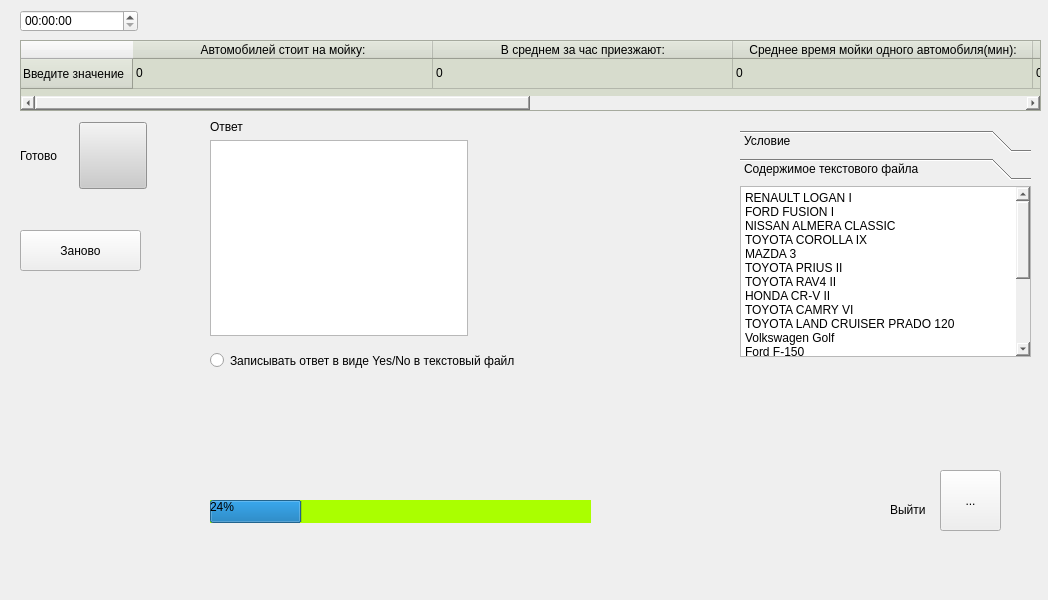
<?xml version="1.0" encoding="UTF-8"?>
<ui version="4.0">
 <class>MainWindow</class>
 <widget class="QMainWindow" name="MainWindow">
  <property name="geometry">
   <rect>
    <x>0</x>
    <y>0</y>
    <width>1048</width>
    <height>600</height>
   </rect>
  </property>
  <property name="windowTitle">
   <string>MainWindow</string>
  </property>
  <property name="windowIcon">
   <iconset resource="resources.qrc">
    <normaloff>:/resources/1607502844_moyka-avto-minsk-gazautosistem-000.jpg</normaloff>:/resources/1607502844_moyka-avto-minsk-gazautosistem-000.jpg</iconset>
  </property>
  <property name="styleSheet">
   <string notr="true">border-color: rgb(0, 0, 0);
background-image: url(:/resources/yt_j_1200x675.jpg);</string>
  </property>
  <property name="iconSize">
   <size>
    <width>50</width>
    <height>50</height>
   </size>
  </property>
  <widget class="QWidget" name="centralwidget">
   <widget class="QTableWidget" name="tableWidget">
    <property name="geometry">
     <rect>
      <x>20</x>
      <y>40</y>
      <width>1021</width>
      <height>71</height>
     </rect>
    </property>
    <property name="styleSheet">
     <string notr="true">background-color: rgb(215, 220, 205);</string>
    </property>
    <attribute name="horizontalHeaderDefaultSectionSize">
     <number>300</number>
    </attribute>
    <attribute name="verticalHeaderDefaultSectionSize">
     <number>30</number>
    </attribute>
    <row>
     <property name="text">
      <string>Введите значение</string>
     </property>
    </row>
    <column>
     <property name="text">
      <string>Автомобилей стоит на мойку:</string>
     </property>
    </column>
    <column>
     <property name="text">
      <string>В среднем за час приезжают:</string>
     </property>
    </column>
    <column>
     <property name="text">
      <string>Среднее время мойки одного автомобиля(мин):</string>
     </property>
    </column>
    <column>
     <property name="text">
      <string>Мест для мойки:</string>
     </property>
    </column>
    <column>
     <property name="text">
      <string>Через какое время было объявлено,что будет перерыв(мин):</string>
     </property>
    </column>
    <column>
     <property name="text">
      <string>Мойка закрывается на обед через(мин):</string>
     </property>
    </column>
    <item row="0" column="0">
     <property name="text">
      <string>0</string>
     </property>
    </item>
    <item row="0" column="1">
     <property name="text">
      <string>0</string>
     </property>
    </item>
    <item row="0" column="2">
     <property name="text">
      <string>0</string>
     </property>
    </item>
    <item row="0" column="3">
     <property name="text">
      <string>0</string>
     </property>
    </item>
    <item row="0" column="4">
     <property name="text">
      <string>0</string>
     </property>
    </item>
    <item row="0" column="5">
     <property name="text">
      <string>0</string>
     </property>
    </item>
   </widget>
   <widget class="QTimeEdit" name="timeEdit">
    <property name="geometry">
     <rect>
      <x>20</x>
      <y>10</y>
      <width>118</width>
      <height>22</height>
     </rect>
    </property>
   </widget>
   <widget class="QToolBox" name="toolBox">
    <property name="geometry">
     <rect>
      <x>740</x>
      <y>130</y>
      <width>291</width>
      <height>241</height>
     </rect>
    </property>
    <property name="currentIndex">
     <number>1</number>
    </property>
    <widget class="QWidget" name="page">
     <property name="geometry">
      <rect>
       <x>0</x>
       <y>0</y>
       <width>291</width>
       <height>171</height>
      </rect>
     </property>
     <attribute name="label">
      <string>Условие</string>
     </attribute>
     <widget class="QTextEdit" name="textEdit_2">
      <property name="geometry">
       <rect>
        <x>0</x>
        <y>0</y>
        <width>291</width>
        <height>181</height>
       </rect>
      </property>
      <property name="html">
       <string>&lt;!DOCTYPE HTML PUBLIC &quot;-//W3C//DTD HTML 4.0//EN&quot; &quot;http://www.w3.org/TR/REC-html40/strict.dtd&quot;&gt;
&lt;html&gt;&lt;head&gt;&lt;meta name=&quot;qrichtext&quot; content=&quot;1&quot; /&gt;&lt;meta charset=&quot;utf-8&quot; /&gt;&lt;style type=&quot;text/css&quot;&gt;
p, li { white-space: pre-wrap; }
hr { height: 1px; border-width: 0; }
li.unchecked::marker { content: &quot;\2610&quot;; }
li.checked::marker { content: &quot;\2612&quot;; }
&lt;/style&gt;&lt;/head&gt;&lt;body style=&quot; font-family:'Segoe UI'; font-size:9pt; font-weight:400; font-style:normal;&quot;&gt;
&lt;p style=&quot; margin-top:0px; margin-bottom:0px; margin-left:0px; margin-right:0px; -qt-block-indent:0; text-indent:0px;&quot;&gt;На автомойку стоит m автомобилей, в среднем за час приезжают n автомобилей.&lt;/p&gt;
&lt;p style=&quot; margin-top:0px; margin-bottom:0px; margin-left:0px; margin-right:0px; -qt-block-indent:0; text-indent:0px;&quot;&gt;Среднее время мойки 1 автомобиля – mс мин.Мест для мойки – k.&lt;/p&gt;
&lt;p style=&quot; margin-top:0px; margin-bottom:0px; margin-left:0px; margin-right:0px; -qt-block-indent:0; text-indent:0px;&quot;&gt;Через некоторое время T, было объявлено, что будет перерыв после того как были обслужены Х машин :&lt;/p&gt;
&lt;p style=&quot; margin-top:0px; margin-bottom:0px; margin-left:0px; margin-right:0px; -qt-block-indent:0; text-indent:0px;&quot;&gt;через t мин мойка закрывается на обед.&lt;/p&gt;
&lt;p style=&quot; margin-top:0px; margin-bottom:0px; margin-left:0px; margin-right:0px; -qt-block-indent:0; text-indent:0px;&quot;&gt;Какое количество автомобилей не успеют помыть машины, если на одну машину тратиться mc минуты.&lt;/p&gt;
&lt;p style=&quot; margin-top:0px; margin-bottom:0px; margin-left:0px; margin-right:0px; -qt-block-indent:0; text-indent:0px;&quot;&gt;Если да, то в файл вывести «Yes», иначе вывести «No» и список машин, оставшихся в очереди.&lt;/p&gt;
&lt;p style=&quot; margin-top:0px; margin-bottom:0px; margin-left:0px; margin-right:0px; -qt-block-indent:0; text-indent:0px;&quot;&gt;Числа  ввести с клавиатуры.&lt;/p&gt;&lt;/body&gt;&lt;/html&gt;</string>
      </property>
     </widget>
    </widget>
    <widget class="QWidget" name="page_2">
     <property name="geometry">
      <rect>
       <x>0</x>
       <y>0</y>
       <width>291</width>
       <height>171</height>
      </rect>
     </property>
     <attribute name="label">
      <string>Содержимое текстового файла</string>
     </attribute>
     <widget class="QTextEdit" name="textEdit_3">
      <property name="geometry">
       <rect>
        <x>0</x>
        <y>0</y>
        <width>291</width>
        <height>171</height>
       </rect>
      </property>
      <property name="html">
       <string>&lt;!DOCTYPE HTML PUBLIC &quot;-//W3C//DTD HTML 4.0//EN&quot; &quot;http://www.w3.org/TR/REC-html40/strict.dtd&quot;&gt;
&lt;html&gt;&lt;head&gt;&lt;meta name=&quot;qrichtext&quot; content=&quot;1&quot; /&gt;&lt;meta charset=&quot;utf-8&quot; /&gt;&lt;style type=&quot;text/css&quot;&gt;
p, li { white-space: pre-wrap; }
hr { height: 1px; border-width: 0; }
li.unchecked::marker { content: &quot;\2610&quot;; }
li.checked::marker { content: &quot;\2612&quot;; }
&lt;/style&gt;&lt;/head&gt;&lt;body style=&quot; font-family:'Segoe UI'; font-size:9pt; font-weight:400; font-style:normal;&quot;&gt;
&lt;p style=&quot; margin-top:0px; margin-bottom:0px; margin-left:0px; margin-right:0px; -qt-block-indent:0; text-indent:0px;&quot;&gt;RENAULT LOGAN I&lt;/p&gt;
&lt;p style=&quot; margin-top:0px; margin-bottom:0px; margin-left:0px; margin-right:0px; -qt-block-indent:0; text-indent:0px;&quot;&gt;FORD FUSION I&lt;/p&gt;
&lt;p style=&quot; margin-top:0px; margin-bottom:0px; margin-left:0px; margin-right:0px; -qt-block-indent:0; text-indent:0px;&quot;&gt;NISSAN ALMERA CLASSIC&lt;/p&gt;
&lt;p style=&quot; margin-top:0px; margin-bottom:0px; margin-left:0px; margin-right:0px; -qt-block-indent:0; text-indent:0px;&quot;&gt;TOYOTA COROLLA IX&lt;/p&gt;
&lt;p style=&quot; margin-top:0px; margin-bottom:0px; margin-left:0px; margin-right:0px; -qt-block-indent:0; text-indent:0px;&quot;&gt;MAZDA 3&lt;/p&gt;
&lt;p style=&quot; margin-top:0px; margin-bottom:0px; margin-left:0px; margin-right:0px; -qt-block-indent:0; text-indent:0px;&quot;&gt;TOYOTA PRIUS II&lt;/p&gt;
&lt;p style=&quot; margin-top:0px; margin-bottom:0px; margin-left:0px; margin-right:0px; -qt-block-indent:0; text-indent:0px;&quot;&gt;TOYOTA RAV4 II&lt;/p&gt;
&lt;p style=&quot; margin-top:0px; margin-bottom:0px; margin-left:0px; margin-right:0px; -qt-block-indent:0; text-indent:0px;&quot;&gt;HONDA CR-V II&lt;/p&gt;
&lt;p style=&quot; margin-top:0px; margin-bottom:0px; margin-left:0px; margin-right:0px; -qt-block-indent:0; text-indent:0px;&quot;&gt;TOYOTA CAMRY VI&lt;/p&gt;
&lt;p style=&quot; margin-top:0px; margin-bottom:0px; margin-left:0px; margin-right:0px; -qt-block-indent:0; text-indent:0px;&quot;&gt;TOYOTA LAND CRUISER PRADO 120&lt;/p&gt;
&lt;p style=&quot; margin-top:0px; margin-bottom:0px; margin-left:0px; margin-right:0px; -qt-block-indent:0; text-indent:0px;&quot;&gt;Volkswagen Golf&lt;/p&gt;
&lt;p style=&quot; margin-top:0px; margin-bottom:0px; margin-left:0px; margin-right:0px; -qt-block-indent:0; text-indent:0px;&quot;&gt;Ford F-150&lt;/p&gt;
&lt;p style=&quot; margin-top:0px; margin-bottom:0px; margin-left:0px; margin-right:0px; -qt-block-indent:0; text-indent:0px;&quot;&gt;Nissan Sylphy&lt;/p&gt;
&lt;p style=&quot; margin-top:0px; margin-bottom:0px; margin-left:0px; margin-right:0px; -qt-block-indent:0; text-indent:0px;&quot;&gt;Hyundai Solaris&lt;/p&gt;
&lt;p style=&quot; margin-top:0px; margin-bottom:0px; margin-left:0px; margin-right:0px; -qt-block-indent:0; text-indent:0px;&quot;&gt;Volkswagen Polo Sedan&lt;/p&gt;
&lt;p style=&quot; margin-top:0px; margin-bottom:0px; margin-left:0px; margin-right:0px; -qt-block-indent:0; text-indent:0px;&quot;&gt;Toyota RAV4&lt;/p&gt;
&lt;p style=&quot; margin-top:0px; margin-bottom:0px; margin-left:0px; margin-right:0px; -qt-block-indent:0; text-indent:0px;&quot;&gt;Kia Sportage&lt;/p&gt;
&lt;p style=&quot; margin-top:0px; margin-bottom:0px; margin-left:0px; margin-right:0px; -qt-block-indent:0; text-indent:0px;&quot;&gt;Lexus RX&lt;/p&gt;
&lt;p style=&quot; margin-top:0px; margin-bottom:0px; margin-left:0px; margin-right:0px; -qt-block-indent:0; text-indent:0px;&quot;&gt;Mazda6&lt;/p&gt;
&lt;p style=&quot; margin-top:0px; margin-bottom:0px; margin-left:0px; margin-right:0px; -qt-block-indent:0; text-indent:0px;&quot;&gt;Ford Mondeo&lt;/p&gt;
&lt;p style=&quot; margin-top:0px; margin-bottom:0px; margin-left:0px; margin-right:0px; -qt-block-indent:0; text-indent:0px;&quot;&gt;Infiniti QX70&lt;/p&gt;&lt;/body&gt;&lt;/html&gt;</string>
      </property>
     </widget>
    </widget>
   </widget>
   <widget class="QWidget" name="layoutWidget">
    <property name="geometry">
     <rect>
      <x>20</x>
      <y>120</y>
      <width>127</width>
      <height>71</height>
     </rect>
    </property>
    <layout class="QHBoxLayout" name="horizontalLayout">
     <item>
      <widget class="QLabel" name="label">
       <property name="text">
        <string>Готово</string>
       </property>
      </widget>
     </item>
     <item>
      <widget class="QToolButton" name="toolButton">
       <property name="styleSheet">
        <string notr="true">QToolButton
{
    border-color: rgb(85, 255, 127);
	background-color: rgb(203, 203, 203);
}
QToolButton::hover
{
	background-color: rgb(85, 255, 127);
}</string>
       </property>
       <property name="icon">
        <iconset resource="resources.qrc">
         <normaloff>:/resources/1607502844_moyka-avto-minsk-gazautosistem-000.jpg</normaloff>:/resources/1607502844_moyka-avto-minsk-gazautosistem-000.jpg</iconset>
       </property>
       <property name="iconSize">
        <size>
         <width>60</width>
         <height>60</height>
        </size>
       </property>
      </widget>
     </item>
    </layout>
   </widget>
   <widget class="QWidget" name="layoutWidget">
    <property name="geometry">
     <rect>
      <x>210</x>
      <y>120</y>
      <width>258</width>
      <height>216</height>
     </rect>
    </property>
    <layout class="QVBoxLayout" name="verticalLayout">
     <item>
      <widget class="QLabel" name="label_2">
       <property name="text">
        <string>Ответ</string>
       </property>
      </widget>
     </item>
     <item>
      <widget class="QTextEdit" name="textEdit"/>
     </item>
    </layout>
   </widget>
   <widget class="QRadioButton" name="radioButton">
    <property name="geometry">
     <rect>
      <x>210</x>
      <y>340</y>
      <width>381</width>
      <height>41</height>
     </rect>
    </property>
    <property name="text">
     <string>Записывать ответ в виде Yes/No в текстовый файл</string>
    </property>
   </widget>
   <widget class="QToolButton" name="toolButton_2">
    <property name="geometry">
     <rect>
      <x>940</x>
      <y>470</y>
      <width>61</width>
      <height>61</height>
     </rect>
    </property>
    <property name="styleSheet">
     <string notr="true"/>
    </property>
    <property name="text">
     <string>...</string>
    </property>
    <property name="icon">
     <iconset resource="resources.qrc">
      <normaloff>:/resources/111.png</normaloff>:/resources/111.png</iconset>
    </property>
    <property name="iconSize">
     <size>
      <width>55</width>
      <height>55</height>
     </size>
    </property>
   </widget>
   <widget class="QLabel" name="label_3">
    <property name="geometry">
     <rect>
      <x>890</x>
      <y>500</y>
      <width>44</width>
      <height>20</height>
     </rect>
    </property>
    <property name="text">
     <string>Выйти</string>
    </property>
   </widget>
   <widget class="QPushButton" name="pushButton">
    <property name="geometry">
     <rect>
      <x>20</x>
      <y>230</y>
      <width>121</width>
      <height>41</height>
     </rect>
    </property>
    <property name="text">
     <string>Заново</string>
    </property>
   </widget>
   <widget class="QProgressBar" name="progressBar">
    <property name="geometry">
     <rect>
      <x>210</x>
      <y>500</y>
      <width>381</width>
      <height>23</height>
     </rect>
    </property>
    <property name="styleSheet">
     <string notr="true">background-color: rgb(170, 255, 0);</string>
    </property>
    <property name="value">
     <number>24</number>
    </property>
   </widget>
  </widget>
  <widget class="QMenuBar" name="menubar">
   <property name="geometry">
    <rect>
     <x>0</x>
     <y>0</y>
     <width>1048</width>
     <height>26</height>
    </rect>
   </property>
  </widget>
  <widget class="QStatusBar" name="statusbar"/>
 </widget>
 <resources>
  <include location="resources.qrc"/>
 </resources>
 <connections>
  <connection>
   <sender>radioButton</sender>
   <signal>toggled(bool)</signal>
   <receiver>radioButton</receiver>
   <slot>setChecked(bool)</slot>
   <hints>
    <hint type="sourcelabel">
     <x>276</x>
     <y>389</y>
    </hint>
    <hint type="destinationlabel">
     <x>325</x>
     <y>399</y>
    </hint>
   </hints>
  </connection>
  <connection>
   <sender>toolButton_2</sender>
   <signal>clicked()</signal>
   <receiver>MainWindow</receiver>
   <slot>close()</slot>
   <hints>
    <hint type="sourcelabel">
     <x>980</x>
     <y>535</y>
    </hint>
    <hint type="destinationlabel">
     <x>1020</x>
     <y>489</y>
    </hint>
   </hints>
  </connection>
 </connections>
</ui>
